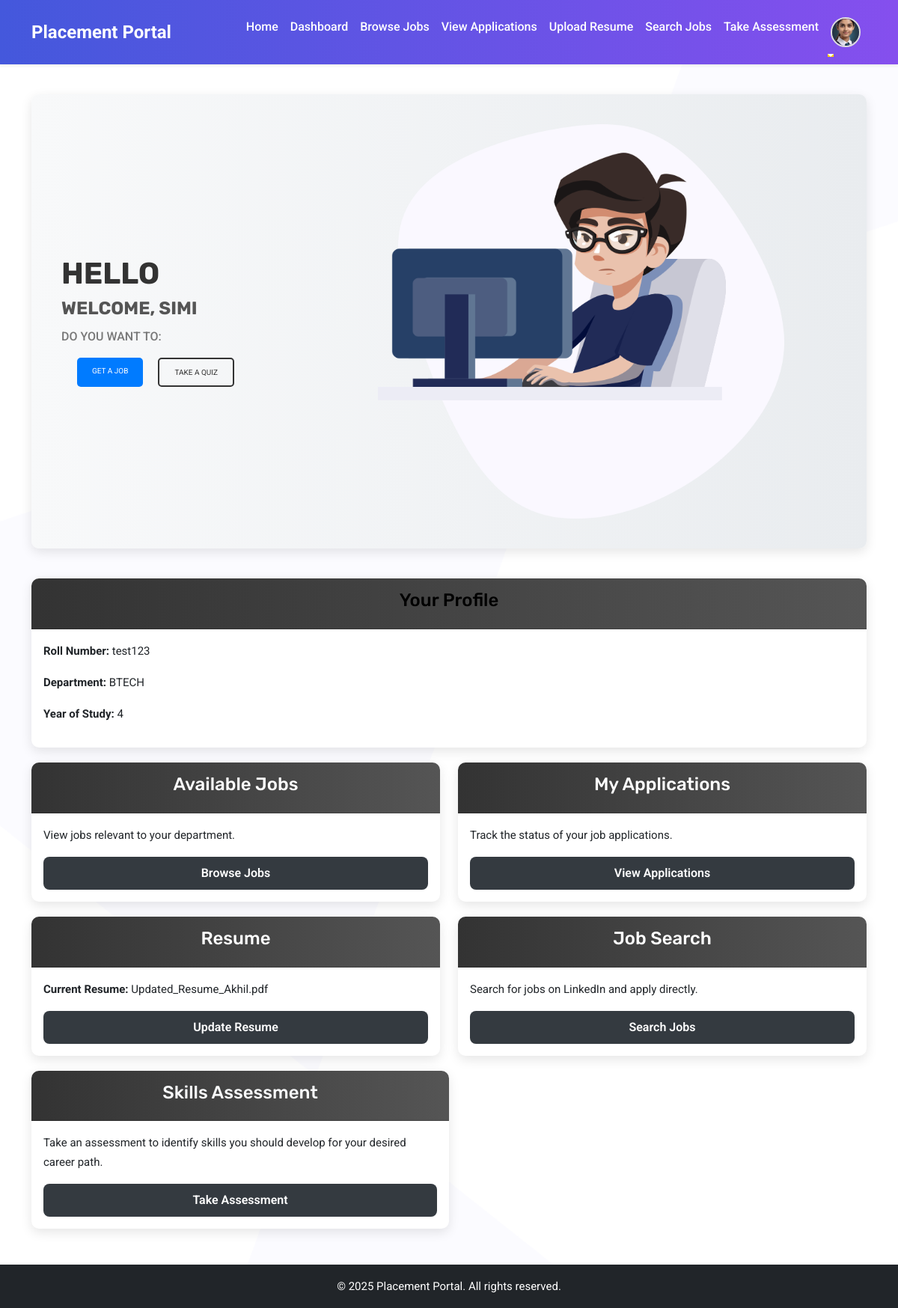
The app's page /users/dashboard/ (signed in) with its own data.
### users/models.py (models this page shows, shortened)
class User(AbstractUser):
    USER_TYPE_CHOICES = (
        ('student', 'Student'),
        ('placement_officer', 'Placement Officer'),
    )
    user_type = models.CharField(max_length=20, choices=USER_TYPE_CHOICES)
    def is_student(self):
        return self.user_type == 'student'

class StudentProfile(models.Model):
    user = models.OneToOneField(User, on_delete=models.CASCADE, related_name='student_profile')
    roll_number = models.CharField(max_length=20)
    department = models.CharField(max_length=100)
    year_of_study = models.IntegerField()
    image = models.ImageField(
        upload_to='profile_images/',
        default='profile_images/default.jpg',  # Set a default image
        blank=True,
        null=True
    )
    resume = models.FileField(
        upload_to='resumes/',
        validators=[FileExtensionValidator(allowed_extensions=['pdf', 'docx', 'doc'])],
        blank=True,
        null=True
    )

### users/views.py (the view)
# urls.py: path('dashboard/', views.dashboard, name='dashboard'),
@login_required(login_url='login')
def dashboard(request):
    if request.user.is_authenticated:
        if request.user.is_student():
            student_profile = request.user.student_profile  # Get student profile details
            return render(request, 'users/student_dashboard.html', {'student_profile': student_profile})
        elif request.user.is_placement_officer():
            return render(request, 'users/plo_dashboard.html')
    return redirect('login')

### users/templates/users/student_dashboard.html (shortened to what this page needs)
{% extends 'main/base.html' %}
{% block content %}
{% load static %}
<link rel="stylesheet" href="{% static 'users/css/style.css' %}">
<div class="dashboard-wrapper">
    <div class="dashboard-text">
        <h1>HELLO</h1>
        <h2>WELCOME, {{ user.username | upper }}</h2>
        <p>DO YOU WANT TO:</p>
        <div class="dashboard-buttons">
            <a href="{% url 'student_job_list' %}" class="btn btn-primary">GET A JOB</a>
            <a href="{% url 'take_assessment' %}" class="btn btn-outline-dark">TAKE A QUIZ</a>
        </div>
    </div>
    <div class="dashboard-image">
        <img src="{% static 'users/img/banner/home-right.png' %}" alt="Dashboard Image">
    </div>
</div>
<div class="profile-section">
    <div class="card">
        <div class="card-header">
            <h3>Your Profile</h3>
        </div>
        <div class="card-body">
            <p><strong>Roll Number:</strong> {{ user.student_profile.roll_number }}</p>
            <p><strong>Department:</strong> {{ user.student_profile.department }}</p>
            <p><strong>Year of Study:</strong> {{ user.student_profile.year_of_study }}</p>
        </div>
    </div>
    <div class="row">
        <div class="col-md-6">
            <div class="card">
                <div class="card-header bg-black text-white">
                    <h3 class="card-title">Available Jobs</h3>
                </div>
                <div class="card-body">
                    <p>View jobs relevant to your department.</p>
                    <a href="{% url 'student_job_list' %}" class="btn btn-dark">Browse Jobs</a>
                </div>
            </div>
        </div>
        <div class="col-md-6">
            <div class="card">
                <div class="card-header bg-black text-white">
                    <h3 class="card-title">My Applications</h3>
                </div>
                <div class="card-body">
                    <p>Track the status of your job applications.</p>
                    <a href="{% url 'my_applications' %}" class="btn btn-dark">View Applications</a>
                </div>
            </div>
        </div>
    </div>
    <div class="row">
        <div class="col-md-6">
            <div class="card">
                <div class="card-header bg-black text-white">
                    <h3 class="card-title">Resume</h3>
                </div>
                <div class="card-body">
                    {% if request.user.student_profile.resume %}
                    <p><strong>Current Resume:</strong> {{ request.user.student_profile.resume.name|slice:"8:" }}</p>
                    <a href="{% url 'resume_upload' %}" class="btn btn-dark">Update Resume</a>
                    {% else %}
                    <p>Upload your resume to help us match you with suitable jobs.</p>
                    <a href="{% url 'resume_upload' %}" class="btn btn-dark">Upload Resume</a>
                    {% endif %}
                </div>
            </div>
        </div>
        <div class="col-md-6">
            <div class="card">
                <div class="card-header bg-black text-white">
                    <h3 class="card-title">Job Search</h3>
                </div>
                <div class="card-body">
                    <p>Search for jobs on LinkedIn and apply directly.</p>
                    <a href="{% url 'job_scrape' %}" class="btn btn-dark">Search Jobs</a>
                </div>
            </div>
        </div>
    </div>
    <div class="col-md-6">
        <div class="card">
            <div class="card-header bg-black text-light">
                <h3 class="card-title">Skills Assessment</h3>
            </div>
            <div class="card-body">
                <p>Take an assessment to identify skills you should develop for your desired career path.</p>
                <a href="{% url 'take_assessment' %}" class="btn btn-dark">Take Assessment</a>
            </div>
        </div>
    </div>
</div>
{% endblock %}

### main/templates/main/base.html (shortened to what this page needs)
<!DOCTYPE html>
<html lang="en">
    {% load static %}
<head>
    <link rel="stylesheet" href="https://cdnjs.cloudflare.com/ajax/libs/font-awesome/6.0.0/css/all.min.css">
    <link href="https://cdn.jsdelivr.net/npm/bootstrap@5.3.0-alpha1/dist/css/bootstrap.min.css" rel="stylesheet">
    <link rel="stylesheet" href="{% static 'users/css/style.css' %}">
</head>
<body>
    <nav class="navbar navbar-expand-lg bg-light shadow-sm">
        <div class="container">
            <a class="navbar-brand" href="{% url 'home' %}">Placement Portal</a>
            <div class="collapse navbar-collapse" id="navbarNav">
                <ul class="navbar-nav ms-auto">
                    <li class="nav-item">
                        <a class="nav-link" href="{% url 'home' %}">Home</a>
                    </li>
                    {% if user.is_authenticated and user.is_student %}
                        <li class="nav-item">
                            <a class="nav-link" href="{% url 'dashboard' %}">Dashboard</a>
                        </li>
                        <li class="nav-item">
                            <a class="nav-link" href="{% url 'student_job_list' %}">Browse Jobs</a>
                        </li>
                        <li class="nav-item">
                            <a class="nav-link" href="{% url 'my_applications' %}">View Applications</a>
                        </li>
                        <li class="nav-item">
                            <a class="nav-link" href="{% url 'resume_upload' %}">Upload Resume</a>
                        </li>
                        <li class="nav-item">
                            <a class="nav-link" href="{% url 'job_scrape' %}">Search Jobs</a>
                        </li>
                        <li class="nav-item">
                            <a class="nav-link" href="{% url 'take_assessment' %}">Take Assessment</a>
                        </li>
                        <li class="nav-item dropdown">
                            <a class="nav-link dropdown-toggle d-flex align-items-center" href="#" id="profileDropdown" role="button" data-bs-toggle="dropdown">
                                <img src="{% if user.student_profile.image %}{{ user.student_profile.image.url }}{% else %}{% static 'users/img/default-profile.png' %}{% endif %}"
                                     alt="Profile Image"
                                     class="rounded-circle"
                                     width="40"
                                     height="40"
                                     style="object-fit: cover; border: 2px solid #ddd;">
                            </a>
                        </li>
                    {% endif %}
                </ul>
            </div>
        </div>
    </nav>
    <div class="container mt-4" style="min-height: 100svh;">
        {% block content %}{% endblock %}
    </div>
    <footer class="bg-dark text-white text-center py-3 mt-5">
        <div class="container">
            <p class="mb-0">© 2025 Placement Portal. All rights reserved.</p>
        </div>
    </footer>
</body>
</html>

### records on screen
User: image (picture), username "SIMI", student_profile.roll_number "test123", student_profile.department "BTECH", student_profile.year_of_study "4", user.student_profile.resume.name "Updated_Resume_Akhil.pdf"
